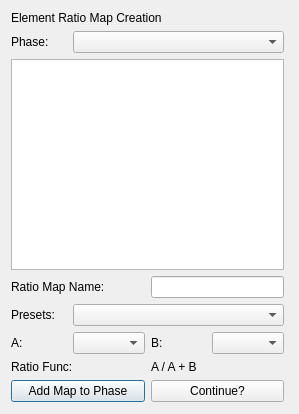
<?xml version="1.0" encoding="UTF-8"?>
<ui version="4.0">
 <class>Ratio_Dialog</class>
 <widget class="QDialog" name="Ratio_Dialog">
  <property name="geometry">
   <rect>
    <x>0</x>
    <y>0</y>
    <width>299</width>
    <height>414</height>
   </rect>
  </property>
  <property name="windowTitle">
   <string>QACD- Map Calculator</string>
  </property>
  <property name="windowIcon">
   <iconset resource="ProjectManager.qrc">
    <normaloff>:/main_icon/16x16.png</normaloff>:/main_icon/16x16.png</iconset>
  </property>
  <widget class="QWidget" name="">
   <property name="geometry">
    <rect>
     <x>11</x>
     <y>11</y>
     <width>273</width>
     <height>391</height>
    </rect>
   </property>
   <layout class="QGridLayout" name="gridLayout" columnstretch="0,0,0,0">
    <item row="0" column="0" colspan="4">
     <widget class="QLabel" name="label_Title">
      <property name="text">
       <string>Element Ratio Map Creation</string>
      </property>
     </widget>
    </item>
    <item row="1" column="0">
     <widget class="QLabel" name="label_Phase">
      <property name="text">
       <string>Phase:</string>
      </property>
     </widget>
    </item>
    <item row="1" column="1" colspan="3">
     <widget class="QComboBox" name="comboBox_Phase"/>
    </item>
    <item row="2" column="0" colspan="4">
     <widget class="QListWidget" name="listWidget_Elem"/>
    </item>
    <item row="3" column="0" colspan="2">
     <widget class="QLabel" name="label_MapName">
      <property name="text">
       <string>Ratio Map Name:</string>
      </property>
     </widget>
    </item>
    <item row="3" column="2" colspan="2">
     <widget class="QLineEdit" name="lineEdit_Name"/>
    </item>
    <item row="4" column="0">
     <widget class="QLabel" name="label_Presets">
      <property name="text">
       <string>Presets:</string>
      </property>
     </widget>
    </item>
    <item row="4" column="1" colspan="3">
     <widget class="QComboBox" name="comboBox_Presets"/>
    </item>
    <item row="5" column="0">
     <widget class="QLabel" name="label">
      <property name="text">
       <string>A:</string>
      </property>
     </widget>
    </item>
    <item row="5" column="1">
     <widget class="QComboBox" name="comboBox"/>
    </item>
    <item row="5" column="2">
     <widget class="QLabel" name="label_2">
      <property name="text">
       <string>B:</string>
      </property>
     </widget>
    </item>
    <item row="5" column="3">
     <widget class="QComboBox" name="comboBox_2"/>
    </item>
    <item row="6" column="0" colspan="2">
     <widget class="QLabel" name="label_RatFunc">
      <property name="text">
       <string>Ratio Func:</string>
      </property>
     </widget>
    </item>
    <item row="6" column="2" colspan="2">
     <widget class="QLabel" name="label_Func">
      <property name="text">
       <string>A / A + B</string>
      </property>
     </widget>
    </item>
    <item row="7" column="0" colspan="2">
     <widget class="QPushButton" name="pushButton_Add">
      <property name="text">
       <string>Add Map to Phase</string>
      </property>
     </widget>
    </item>
    <item row="7" column="2" colspan="2">
     <widget class="QPushButton" name="pushButton_Cont">
      <property name="text">
       <string>Continue?</string>
      </property>
     </widget>
    </item>
   </layout>
  </widget>
 </widget>
 <resources>
  <include location="ProjectManager.qrc"/>
 </resources>
 <connections/>
</ui>
